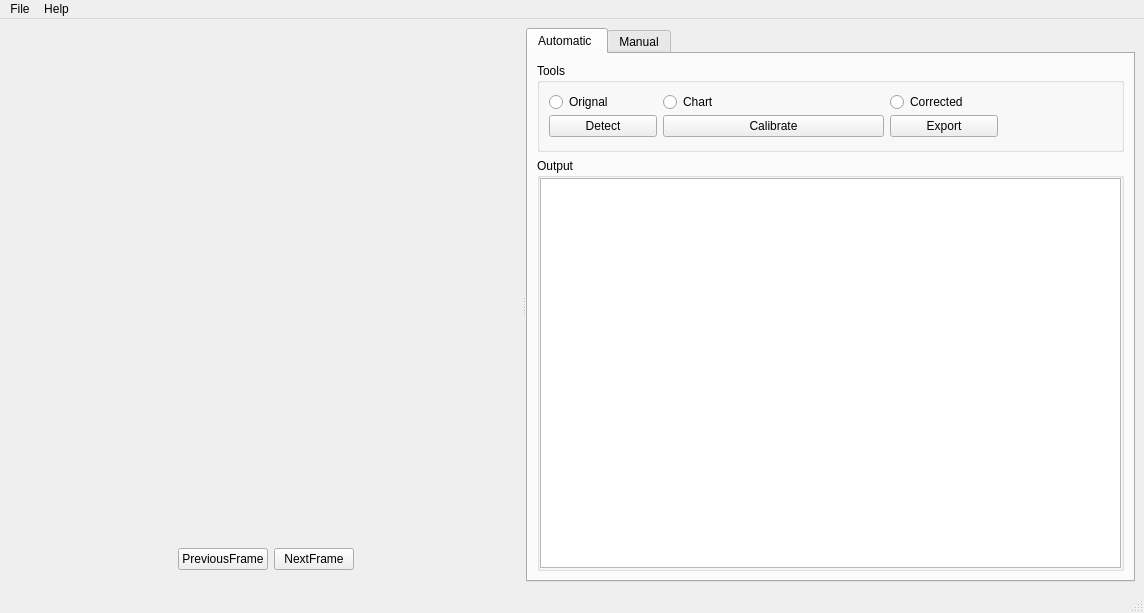
<?xml version="1.0" encoding="UTF-8"?>
<ui version="4.0">
 <class>MainWindow</class>
 <widget class="QMainWindow" name="MainWindow">
  <property name="geometry">
   <rect>
    <x>0</x>
    <y>0</y>
    <width>1144</width>
    <height>613</height>
   </rect>
  </property>
  <property name="windowTitle">
   <string>MainWindow</string>
  </property>
  <widget class="QWidget" name="centralwidget">
   <layout class="QHBoxLayout" name="horizontalLayout">
    <item>
     <widget class="MainWidget" name="widget" native="true">
      <layout class="QHBoxLayout" name="horizontalLayout_4">
       <property name="spacing">
        <number>0</number>
       </property>
       <property name="leftMargin">
        <number>0</number>
       </property>
       <property name="topMargin">
        <number>0</number>
       </property>
       <property name="rightMargin">
        <number>0</number>
       </property>
       <property name="bottomMargin">
        <number>0</number>
       </property>
       <item>
        <widget class="QSplitter" name="splitter">
         <property name="orientation">
          <enum>Qt::Horizontal</enum>
         </property>
         <widget class="QWidget" name="widget_2" native="true">
          <layout class="QVBoxLayout" name="verticalLayout_2">
           <property name="spacing">
            <number>0</number>
           </property>
           <property name="leftMargin">
            <number>0</number>
           </property>
           <property name="topMargin">
            <number>0</number>
           </property>
           <property name="rightMargin">
            <number>0</number>
           </property>
           <property name="bottomMargin">
            <number>0</number>
           </property>
           <item>
            <widget class="Widget" name="widget_4" native="true"/>
           </item>
           <item>
            <widget class="QWidget" name="widget_6" native="true">
             <property name="maximumSize">
              <size>
               <width>16777215</width>
               <height>45</height>
              </size>
             </property>
             <layout class="QHBoxLayout" name="horizontalLayout_3">
              <property name="spacing">
               <number>6</number>
              </property>
              <property name="leftMargin">
               <number>0</number>
              </property>
              <property name="topMargin">
               <number>0</number>
              </property>
              <property name="rightMargin">
               <number>0</number>
              </property>
              <property name="bottomMargin">
               <number>0</number>
              </property>
              <item>
               <spacer name="horizontalSpacer_2">
                <property name="orientation">
                 <enum>Qt::Horizontal</enum>
                </property>
                <property name="sizeHint" stdset="0">
                 <size>
                  <width>40</width>
                  <height>20</height>
                 </size>
                </property>
               </spacer>
              </item>
              <item>
               <widget class="QPushButton" name="pushButton_2">
                <property name="text">
                 <string>PreviousFrame</string>
                </property>
               </widget>
              </item>
              <item>
               <widget class="QPushButton" name="pushButton_3">
                <property name="text">
                 <string>NextFrame</string>
                </property>
               </widget>
              </item>
              <item>
               <spacer name="horizontalSpacer">
                <property name="orientation">
                 <enum>Qt::Horizontal</enum>
                </property>
                <property name="sizeHint" stdset="0">
                 <size>
                  <width>40</width>
                  <height>20</height>
                 </size>
                </property>
               </spacer>
              </item>
             </layout>
            </widget>
           </item>
          </layout>
         </widget>
         <widget class="QWidget" name="widget_3" native="true">
          <layout class="QHBoxLayout" name="horizontalLayout_2">
           <property name="spacing">
            <number>0</number>
           </property>
           <property name="leftMargin">
            <number>0</number>
           </property>
           <property name="topMargin">
            <number>0</number>
           </property>
           <property name="rightMargin">
            <number>0</number>
           </property>
           <property name="bottomMargin">
            <number>0</number>
           </property>
           <item>
            <widget class="QTabWidget" name="tabWidget_2">
             <property name="currentIndex">
              <number>0</number>
             </property>
             <widget class="QWidget" name="tab_3">
              <attribute name="title">
               <string>Automatic </string>
              </attribute>
              <layout class="QVBoxLayout" name="verticalLayout" stretch="1,15">
               <item>
                <widget class="QGroupBox" name="groupBox_2">
                 <property name="title">
                  <string>Tools</string>
                 </property>
                 <layout class="QGridLayout" name="gridLayout_2" columnstretch="1,1,1,1,1">
                  <property name="verticalSpacing">
                   <number>0</number>
                  </property>
                  <item row="2" column="1" colspan="2">
                   <widget class="QPushButton" name="pushButton_8">
                    <property name="text">
                     <string>Calibrate</string>
                    </property>
                   </widget>
                  </item>
                  <item row="1" column="0">
                   <widget class="QLabel" name="label">
                    <property name="maximumSize">
                     <size>
                      <width>16777215</width>
                      <height>3</height>
                     </size>
                    </property>
                    <property name="styleSheet">
                     <string notr="true"/>
                    </property>
                    <property name="text">
                     <string/>
                    </property>
                   </widget>
                  </item>
                  <item row="2" column="0">
                   <widget class="QPushButton" name="pushButton_7">
                    <property name="text">
                     <string>Detect</string>
                    </property>
                   </widget>
                  </item>
                  <item row="1" column="1" colspan="2">
                   <widget class="QLabel" name="label_2">
                    <property name="maximumSize">
                     <size>
                      <width>16777215</width>
                      <height>3</height>
                     </size>
                    </property>
                    <property name="text">
                     <string/>
                    </property>
                   </widget>
                  </item>
                  <item row="1" column="3" colspan="2">
                   <widget class="QLabel" name="label_3">
                    <property name="maximumSize">
                     <size>
                      <width>16777215</width>
                      <height>3</height>
                     </size>
                    </property>
                    <property name="text">
                     <string/>
                    </property>
                   </widget>
                  </item>
                  <item row="3" column="3">
                   <widget class="QLabel" name="label_4">
                    <property name="maximumSize">
                     <size>
                      <width>16777215</width>
                      <height>3</height>
                     </size>
                    </property>
                    <property name="text">
                     <string/>
                    </property>
                   </widget>
                  </item>
                  <item row="0" column="0">
                   <widget class="QRadioButton" name="radioButton_4">
                    <property name="text">
                     <string>Orignal</string>
                    </property>
                   </widget>
                  </item>
                  <item row="0" column="3" colspan="2">
                   <widget class="QRadioButton" name="radioButton_6">
                    <property name="text">
                     <string>Corrected</string>
                    </property>
                   </widget>
                  </item>
                  <item row="0" column="1">
                   <widget class="QRadioButton" name="radioButton_5">
                    <property name="text">
                     <string>Chart</string>
                    </property>
                   </widget>
                  </item>
                  <item row="2" column="3">
                   <widget class="QPushButton" name="pushButton_10">
                    <property name="text">
                     <string>Export</string>
                    </property>
                   </widget>
                  </item>
                 </layout>
                </widget>
               </item>
               <item>
                <widget class="QGroupBox" name="groupBox_4">
                 <property name="title">
                  <string>Output</string>
                 </property>
                 <layout class="QHBoxLayout" name="horizontalLayout_6">
                  <property name="spacing">
                   <number>0</number>
                  </property>
                  <property name="leftMargin">
                   <number>0</number>
                  </property>
                  <property name="topMargin">
                   <number>0</number>
                  </property>
                  <property name="rightMargin">
                   <number>0</number>
                  </property>
                  <property name="bottomMargin">
                   <number>0</number>
                  </property>
                  <item>
                   <widget class="QTextBrowser" name="textBrowser"/>
                  </item>
                 </layout>
                </widget>
               </item>
              </layout>
             </widget>
             <widget class="QWidget" name="tab_4">
              <attribute name="title">
               <string>Manual</string>
              </attribute>
              <layout class="QHBoxLayout" name="horizontalLayout_5">
               <item>
                <widget class="QSplitter" name="splitter_2">
                 <property name="orientation">
                  <enum>Qt::Vertical</enum>
                 </property>
                 <widget class="QGroupBox" name="groupBox">
                  <property name="title">
                   <string>Tools</string>
                  </property>
                  <layout class="QVBoxLayout" name="verticalLayout_3" stretch="10,1">
                   <property name="leftMargin">
                    <number>0</number>
                   </property>
                   <property name="topMargin">
                    <number>0</number>
                   </property>
                   <property name="rightMargin">
                    <number>0</number>
                   </property>
                   <property name="bottomMargin">
                    <number>0</number>
                   </property>
                   <item>
                    <widget class="QWidget" name="widget_5" native="true">
                     <property name="styleSheet">
                      <string notr="true">background-color:rgb(220, 220, 220)</string>
                     </property>
                     <layout class="QGridLayout" name="gridLayout">
                      <item row="0" column="0">
                       <widget class="QRadioButton" name="darkSkin">
                        <property name="sizePolicy">
                         <sizepolicy hsizetype="Preferred" vsizetype="Preferred">
                          <horstretch>0</horstretch>
                          <verstretch>0</verstretch>
                         </sizepolicy>
                        </property>
                        <property name="styleSheet">
                         <string notr="true">background-color:rgb(115, 82, 68)</string>
                        </property>
                        <property name="text">
                         <string/>
                        </property>
                        <attribute name="buttonGroup">
                         <string notr="true">buttonGroup</string>
                        </attribute>
                       </widget>
                      </item>
                      <item row="0" column="1">
                       <widget class="QRadioButton" name="lightSkin">
                        <property name="sizePolicy">
                         <sizepolicy hsizetype="Preferred" vsizetype="Preferred">
                          <horstretch>0</horstretch>
                          <verstretch>0</verstretch>
                         </sizepolicy>
                        </property>
                        <property name="styleSheet">
                         <string notr="true">background-color:rgb(194, 150, 130)</string>
                        </property>
                        <property name="text">
                         <string/>
                        </property>
                        <attribute name="buttonGroup">
                         <string notr="true">buttonGroup</string>
                        </attribute>
                       </widget>
                      </item>
                      <item row="0" column="2">
                       <widget class="QRadioButton" name="blueSky">
                        <property name="sizePolicy">
                         <sizepolicy hsizetype="Preferred" vsizetype="Preferred">
                          <horstretch>0</horstretch>
                          <verstretch>0</verstretch>
                         </sizepolicy>
                        </property>
                        <property name="styleSheet">
                         <string notr="true">background-color:rgb(98, 122, 157)</string>
                        </property>
                        <property name="text">
                         <string/>
                        </property>
                       </widget>
                      </item>
                      <item row="0" column="3">
                       <widget class="QRadioButton" name="foliage">
                        <property name="sizePolicy">
                         <sizepolicy hsizetype="Preferred" vsizetype="Preferred">
                          <horstretch>0</horstretch>
                          <verstretch>0</verstretch>
                         </sizepolicy>
                        </property>
                        <property name="styleSheet">
                         <string notr="true">background-color:rgb(87, 108, 67)</string>
                        </property>
                        <property name="text">
                         <string/>
                        </property>
                       </widget>
                      </item>
                      <item row="0" column="4">
                       <widget class="QRadioButton" name="blueFlower">
                        <property name="sizePolicy">
                         <sizepolicy hsizetype="Preferred" vsizetype="Preferred">
                          <horstretch>0</horstretch>
                          <verstretch>0</verstretch>
                         </sizepolicy>
                        </property>
                        <property name="styleSheet">
                         <string notr="true">background-color:rgb(133, 128, 177)</string>
                        </property>
                        <property name="text">
                         <string/>
                        </property>
                       </widget>
                      </item>
                      <item row="0" column="5">
                       <widget class="QRadioButton" name="bluishGreen">
                        <property name="sizePolicy">
                         <sizepolicy hsizetype="Preferred" vsizetype="Preferred">
                          <horstretch>0</horstretch>
                          <verstretch>0</verstretch>
                         </sizepolicy>
                        </property>
                        <property name="styleSheet">
                         <string notr="true">background-color:rgb(103, 189, 170)</string>
                        </property>
                        <property name="text">
                         <string/>
                        </property>
                       </widget>
                      </item>
                      <item row="1" column="0">
                       <widget class="QRadioButton" name="orange">
                        <property name="sizePolicy">
                         <sizepolicy hsizetype="Preferred" vsizetype="Preferred">
                          <horstretch>0</horstretch>
                          <verstretch>0</verstretch>
                         </sizepolicy>
                        </property>
                        <property name="styleSheet">
                         <string notr="true">background-color:rgb(214, 126, 44)</string>
                        </property>
                        <property name="text">
                         <string/>
                        </property>
                       </widget>
                      </item>
                      <item row="1" column="1">
                       <widget class="QRadioButton" name="purplishBlue">
                        <property name="sizePolicy">
                         <sizepolicy hsizetype="Preferred" vsizetype="Preferred">
                          <horstretch>0</horstretch>
                          <verstretch>0</verstretch>
                         </sizepolicy>
                        </property>
                        <property name="styleSheet">
                         <string notr="true">background-color:rgb(80, 91, 166)</string>
                        </property>
                        <property name="text">
                         <string/>
                        </property>
                       </widget>
                      </item>
                      <item row="1" column="2">
                       <widget class="QRadioButton" name="moderateRed">
                        <property name="sizePolicy">
                         <sizepolicy hsizetype="Preferred" vsizetype="Preferred">
                          <horstretch>0</horstretch>
                          <verstretch>0</verstretch>
                         </sizepolicy>
                        </property>
                        <property name="styleSheet">
                         <string notr="true">background-color:rgb(193, 90, 99)</string>
                        </property>
                        <property name="text">
                         <string/>
                        </property>
                       </widget>
                      </item>
                      <item row="1" column="3">
                       <widget class="QRadioButton" name="purple">
                        <property name="sizePolicy">
                         <sizepolicy hsizetype="Preferred" vsizetype="Preferred">
                          <horstretch>0</horstretch>
                          <verstretch>0</verstretch>
                         </sizepolicy>
                        </property>
                        <property name="styleSheet">
                         <string notr="true">background-color:rgb(94, 60, 108)</string>
                        </property>
                        <property name="text">
                         <string/>
                        </property>
                       </widget>
                      </item>
                      <item row="1" column="4">
                       <widget class="QRadioButton" name="yellowGreen">
                        <property name="sizePolicy">
                         <sizepolicy hsizetype="Preferred" vsizetype="Preferred">
                          <horstretch>0</horstretch>
                          <verstretch>0</verstretch>
                         </sizepolicy>
                        </property>
                        <property name="styleSheet">
                         <string notr="true">background-color:rgb(157, 188, 64)</string>
                        </property>
                        <property name="text">
                         <string/>
                        </property>
                       </widget>
                      </item>
                      <item row="1" column="5">
                       <widget class="QRadioButton" name="orangeYellow">
                        <property name="sizePolicy">
                         <sizepolicy hsizetype="Preferred" vsizetype="Preferred">
                          <horstretch>0</horstretch>
                          <verstretch>0</verstretch>
                         </sizepolicy>
                        </property>
                        <property name="styleSheet">
                         <string notr="true">background-color:rgb(224, 163, 46)</string>
                        </property>
                        <property name="text">
                         <string/>
                        </property>
                       </widget>
                      </item>
                      <item row="2" column="0">
                       <widget class="QRadioButton" name="blue">
                        <property name="sizePolicy">
                         <sizepolicy hsizetype="Preferred" vsizetype="Preferred">
                          <horstretch>0</horstretch>
                          <verstretch>0</verstretch>
                         </sizepolicy>
                        </property>
                        <property name="styleSheet">
                         <string notr="true">background-color:rgb(56, 61, 150)</string>
                        </property>
                        <property name="text">
                         <string/>
                        </property>
                       </widget>
                      </item>
                      <item row="2" column="1">
                       <widget class="QRadioButton" name="green">
                        <property name="sizePolicy">
                         <sizepolicy hsizetype="Preferred" vsizetype="Preferred">
                          <horstretch>0</horstretch>
                          <verstretch>0</verstretch>
                         </sizepolicy>
                        </property>
                        <property name="styleSheet">
                         <string notr="true">background-color:rgb(70, 148, 73)</string>
                        </property>
                        <property name="text">
                         <string/>
                        </property>
                       </widget>
                      </item>
                      <item row="2" column="2">
                       <widget class="QRadioButton" name="red">
                        <property name="sizePolicy">
                         <sizepolicy hsizetype="Preferred" vsizetype="Preferred">
                          <horstretch>0</horstretch>
                          <verstretch>0</verstretch>
                         </sizepolicy>
                        </property>
                        <property name="styleSheet">
                         <string notr="true">background-color:rgb(175, 54, 60)</string>
                        </property>
                        <property name="text">
                         <string/>
                        </property>
                       </widget>
                      </item>
                      <item row="2" column="3">
                       <widget class="QRadioButton" name="yellow">
                        <property name="sizePolicy">
                         <sizepolicy hsizetype="Preferred" vsizetype="Preferred">
                          <horstretch>0</horstretch>
                          <verstretch>0</verstretch>
                         </sizepolicy>
                        </property>
                        <property name="styleSheet">
                         <string notr="true">background-color:rgb(231, 199, 31)</string>
                        </property>
                        <property name="text">
                         <string/>
                        </property>
                       </widget>
                      </item>
                      <item row="2" column="4">
                       <widget class="QRadioButton" name="magenta">
                        <property name="sizePolicy">
                         <sizepolicy hsizetype="Preferred" vsizetype="Preferred">
                          <horstretch>0</horstretch>
                          <verstretch>0</verstretch>
                         </sizepolicy>
                        </property>
                        <property name="styleSheet">
                         <string notr="true">background-color:rgb(187, 86, 149)</string>
                        </property>
                        <property name="text">
                         <string/>
                        </property>
                       </widget>
                      </item>
                      <item row="2" column="5">
                       <widget class="QRadioButton" name="cyan">
                        <property name="sizePolicy">
                         <sizepolicy hsizetype="Preferred" vsizetype="Preferred">
                          <horstretch>0</horstretch>
                          <verstretch>0</verstretch>
                         </sizepolicy>
                        </property>
                        <property name="styleSheet">
                         <string notr="true">background-color:rgb(8, 133, 161)</string>
                        </property>
                        <property name="text">
                         <string/>
                        </property>
                       </widget>
                      </item>
                      <item row="3" column="0">
                       <widget class="QRadioButton" name="white">
                        <property name="sizePolicy">
                         <sizepolicy hsizetype="Preferred" vsizetype="Preferred">
                          <horstretch>0</horstretch>
                          <verstretch>0</verstretch>
                         </sizepolicy>
                        </property>
                        <property name="styleSheet">
                         <string notr="true">background-color:rgb(243, 243, 242)</string>
                        </property>
                        <property name="text">
                         <string/>
                        </property>
                       </widget>
                      </item>
                      <item row="3" column="1">
                       <widget class="QRadioButton" name="neutral8">
                        <property name="sizePolicy">
                         <sizepolicy hsizetype="Preferred" vsizetype="Preferred">
                          <horstretch>0</horstretch>
                          <verstretch>0</verstretch>
                         </sizepolicy>
                        </property>
                        <property name="styleSheet">
                         <string notr="true">background-color:rgb(200, 200, 200)</string>
                        </property>
                        <property name="text">
                         <string/>
                        </property>
                       </widget>
                      </item>
                      <item row="3" column="2">
                       <widget class="QRadioButton" name="neutral65">
                        <property name="sizePolicy">
                         <sizepolicy hsizetype="Preferred" vsizetype="Preferred">
                          <horstretch>0</horstretch>
                          <verstretch>0</verstretch>
                         </sizepolicy>
                        </property>
                        <property name="styleSheet">
                         <string notr="true">background-color:rgb(160, 160, 160)</string>
                        </property>
                        <property name="text">
                         <string/>
                        </property>
                       </widget>
                      </item>
                      <item row="3" column="3">
                       <widget class="QRadioButton" name="neutral5">
                        <property name="sizePolicy">
                         <sizepolicy hsizetype="Preferred" vsizetype="Preferred">
                          <horstretch>0</horstretch>
                          <verstretch>0</verstretch>
                         </sizepolicy>
                        </property>
                        <property name="styleSheet">
                         <string notr="true">background-color:rgb(122, 122, 121)</string>
                        </property>
                        <property name="text">
                         <string/>
                        </property>
                       </widget>
                      </item>
                      <item row="3" column="4">
                       <widget class="QRadioButton" name="neutral35">
                        <property name="sizePolicy">
                         <sizepolicy hsizetype="Preferred" vsizetype="Preferred">
                          <horstretch>0</horstretch>
                          <verstretch>0</verstretch>
                         </sizepolicy>
                        </property>
                        <property name="styleSheet">
                         <string notr="true">background-color:rgb(85, 85, 85)</string>
                        </property>
                        <property name="text">
                         <string/>
                        </property>
                       </widget>
                      </item>
                      <item row="3" column="5">
                       <widget class="QRadioButton" name="black">
                        <property name="sizePolicy">
                         <sizepolicy hsizetype="Preferred" vsizetype="Preferred">
                          <horstretch>0</horstretch>
                          <verstretch>0</verstretch>
                         </sizepolicy>
                        </property>
                        <property name="styleSheet">
                         <string notr="true">background-color:rgb(52, 52, 52)</string>
                        </property>
                        <property name="text">
                         <string/>
                        </property>
                       </widget>
                      </item>
                     </layout>
                    </widget>
                   </item>
                   <item>
                    <widget class="QWidget" name="widget_7" native="true">
                     <layout class="QGridLayout" name="gridLayout_3">
                      <property name="leftMargin">
                       <number>9</number>
                      </property>
                      <property name="topMargin">
                       <number>9</number>
                      </property>
                      <property name="rightMargin">
                       <number>9</number>
                      </property>
                      <property name="bottomMargin">
                       <number>9</number>
                      </property>
                      <property name="horizontalSpacing">
                       <number>6</number>
                      </property>
                      <property name="verticalSpacing">
                       <number>0</number>
                      </property>
                      <item row="0" column="0">
                       <widget class="QRadioButton" name="radioButton">
                        <property name="text">
                         <string> Orignal</string>
                        </property>
                       </widget>
                      </item>
                      <item row="0" column="3">
                       <widget class="QRadioButton" name="radioButton_3">
                        <property name="text">
                         <string>Correct</string>
                        </property>
                        <attribute name="buttonGroup">
                         <string notr="true">buttonGroup</string>
                        </attribute>
                       </widget>
                      </item>
                      <item row="1" column="0">
                       <widget class="QLabel" name="label_5">
                        <property name="sizePolicy">
                         <sizepolicy hsizetype="Preferred" vsizetype="Fixed">
                          <horstretch>0</horstretch>
                          <verstretch>0</verstretch>
                         </sizepolicy>
                        </property>
                        <property name="text">
                         <string/>
                        </property>
                       </widget>
                      </item>
                      <item row="1" column="3">
                       <widget class="QLabel" name="label_7">
                        <property name="sizePolicy">
                         <sizepolicy hsizetype="Preferred" vsizetype="Fixed">
                          <horstretch>0</horstretch>
                          <verstretch>0</verstretch>
                         </sizepolicy>
                        </property>
                        <property name="text">
                         <string/>
                        </property>
                       </widget>
                      </item>
                      <item row="2" column="0">
                       <widget class="QPushButton" name="pushButton">
                        <property name="text">
                         <string>Apply</string>
                        </property>
                       </widget>
                      </item>
                      <item row="2" column="1">
                       <widget class="QPushButton" name="pushButton_4">
                        <property name="text">
                         <string>Calibrate</string>
                        </property>
                       </widget>
                      </item>
                      <item row="2" column="3">
                       <widget class="QPushButton" name="pushButton_6">
                        <property name="text">
                         <string>Export</string>
                        </property>
                       </widget>
                      </item>
                      <item row="0" column="1">
                       <widget class="QRadioButton" name="radioButton_2">
                        <property name="text">
                         <string>Chart</string>
                        </property>
                       </widget>
                      </item>
                      <item row="1" column="1">
                       <widget class="QLabel" name="label_6">
                        <property name="sizePolicy">
                         <sizepolicy hsizetype="Preferred" vsizetype="Fixed">
                          <horstretch>0</horstretch>
                          <verstretch>0</verstretch>
                         </sizepolicy>
                        </property>
                        <property name="text">
                         <string/>
                        </property>
                       </widget>
                      </item>
                     </layout>
                    </widget>
                   </item>
                  </layout>
                 </widget>
                 <widget class="QGroupBox" name="groupBox_3">
                  <property name="title">
                   <string>Output</string>
                  </property>
                  <layout class="QHBoxLayout" name="horizontalLayout_7">
                   <property name="spacing">
                    <number>0</number>
                   </property>
                   <property name="leftMargin">
                    <number>0</number>
                   </property>
                   <property name="topMargin">
                    <number>0</number>
                   </property>
                   <property name="rightMargin">
                    <number>0</number>
                   </property>
                   <property name="bottomMargin">
                    <number>0</number>
                   </property>
                   <item>
                    <widget class="QTextBrowser" name="textBrowser_2"/>
                   </item>
                  </layout>
                 </widget>
                </widget>
               </item>
              </layout>
             </widget>
            </widget>
           </item>
          </layout>
         </widget>
        </widget>
       </item>
      </layout>
     </widget>
    </item>
   </layout>
  </widget>
  <widget class="QMenuBar" name="menubar">
   <property name="geometry">
    <rect>
     <x>0</x>
     <y>0</y>
     <width>1144</width>
     <height>23</height>
    </rect>
   </property>
   <widget class="QMenu" name="menuFile">
    <property name="title">
     <string>File</string>
    </property>
    <addaction name="actionNew"/>
    <addaction name="actionOpen"/>
    <addaction name="actionExist"/>
   </widget>
   <widget class="QMenu" name="menuHelp">
    <property name="title">
     <string>Help</string>
    </property>
    <addaction name="actionHelp"/>
    <addaction name="actionAbout"/>
   </widget>
   <addaction name="menuFile"/>
   <addaction name="menuHelp"/>
  </widget>
  <widget class="QStatusBar" name="statusbar"/>
  <action name="actionOpen">
   <property name="text">
    <string>Open</string>
   </property>
  </action>
  <action name="actionNew">
   <property name="text">
    <string>New</string>
   </property>
  </action>
  <action name="actionExist">
   <property name="text">
    <string>Exist</string>
   </property>
  </action>
  <action name="actionHelp">
   <property name="text">
    <string>Help</string>
   </property>
  </action>
  <action name="actionAbout">
   <property name="text">
    <string>About</string>
   </property>
  </action>
 </widget>
 <customwidgets>
  <customwidget>
   <class>Widget</class>
   <extends>QWidget</extends>
   <header location="global">Widget.h</header>
   <container>1</container>
  </customwidget>
  <customwidget>
   <class>MainWidget</class>
   <extends>QWidget</extends>
   <header location="global">MainWidget.h</header>
   <container>1</container>
  </customwidget>
 </customwidgets>
 <resources/>
 <connections/>
 <buttongroups>
  <buttongroup name="buttonGroup"/>
 </buttongroups>
</ui>
